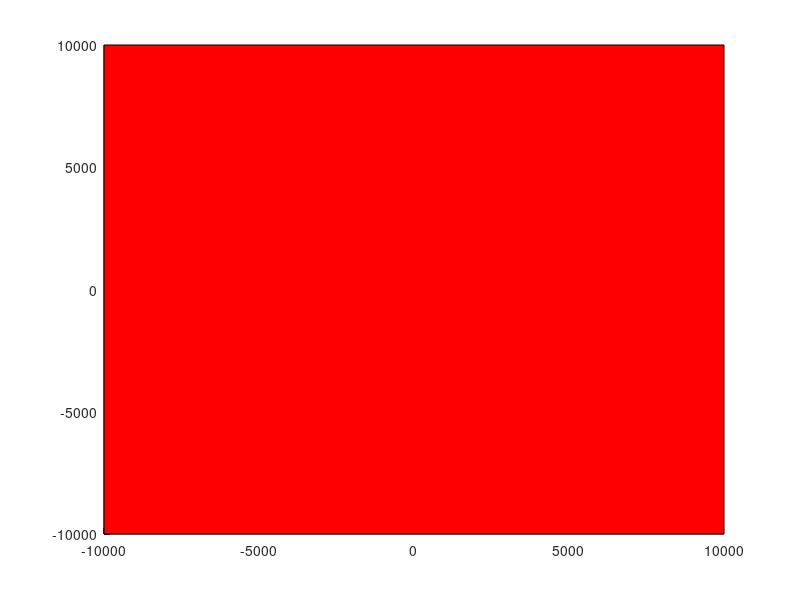

MATLAB code for this plot: (Note: this script raises an error after producing the figure.)
figure(1)
scaleFactorZ = 1e-3;
scaleFactorY = 17e-3;
scaleFactorX = 4e-3;

bodySFZ = 6e-3;
bodySFY = 2e-3;
bodySFX = 2e-3;

bound = 50e-3;
mass = 1;
%make ground plane
groundX = [-10e3, 10e3, 10e3, -10e3];
groundY = [-10e3, -10e3, 10e3, 10e3];
%propeller vertices definiton
x = [0,1,1,0,0,0;1,1,0,0,1,1;1,1,0,0,1,1;0,1,1,0,0,0];
y = [0,0,1,1,0,0;0,1,1,0,0,0;0,1,1,0,1,1;0,0,1,1,1,1];
z = [0,0,0,0,0,1;0,0,0,0,0,1;1,1,1,1,0,1;1,1,1,1,0,1];

%body vertices definiton
bodyX = [0,1,1,0,0,0;1,1,0,0,1,1;1,1,0,0,1,1;0,1,1,0,0,0];
bodyY = [0,0,1,1,0,0;0,1,1,0,0,0;0,1,1,0,1,1;0,0,1,1,1,1];
bodyZ = [0,0,0,0,0,1;0,0,0,0,0,1;1,1,1,1,0,1;1,1,1,1,0,1];

a = 0.5*ones(4,6);
x = x-a;
y = y-a;
z = z-a; 

bodyX = bodyX-a;
bodyY = bodyY-a;
bodyZ = bodyZ-2*a;

z = z.*scaleFactorZ;
y = y.*scaleFactorY;
x = x.*scaleFactorX;

bodyZ = bodyZ.*bodySFZ;
bodyY = bodyY.*bodySFY;
bodyX = bodyX.*bodySFX;

ground = patch(groundX, groundY, 'red');
body = patch(bodyX,bodyY,bodyZ, 'green');
alpha(0.3);
vertexGround = ground.Vertices;
myProp = patch(x,y,z,'blue');
%myProp = patch(V(:,1)./1000,V(:,2)./1000,V(:,3)./1000,'blue');
vertex = myProp.Vertices;
vertexOrig = myProp.Vertices;
vertexBody = body.Vertices;
vertexBodyOrig = body.Vertices; 
grid on;

xlim([-bound,bound]);
ylim([-bound,bound]);
zlim([-20e-3, 3*bound]);





%timestep (s)
dt = 0.1/6;
d = [0,0,0]';
transX = 0;
transY = 0;
transZ = 0;

vertexNew = ones(24,4);
vertexBodyNew = ones(24,4);

[t,states] = ode45(@FlyerDynamics,[0 20], [0;0;0;0.8;0;0]);


tAnim = (0:dt:20)';
thetaAnim = interp1(t, states(:,1),tAnim);
thetaAnim2 = interp1(t, states(:,3),tAnim);
thetaAnim3 = interp1(t, states(:,5),tAnim);

figure(2);
plot(t,states(:,1),'b');
hold on;
plot(t,states(:,2),'r');
legend('theta (rad)', 'omega (rad/s)');

%establish unit vector for prop thrust direction 
%initialized as [0 0 1]
propX = 0;
propY = 0; 
propZ = 1;
propDirec = [propX propY propZ];
%motor torque input plot
%represent as a square wave

%% moment calculation stuff

%force and distance are 3x1 vectors 
% t = fxl 



%% animation test
for i=1:length(tAnim)

    % calculate angles for the orientation of the thrust vector before
    % applying quaternion rotation in the updated axis of rotation 
    % prop always rotates about center 
    % thrust vector along the axis of rotation, normal to the propeller
    % surface 
    
    %use unit vector as the direction for the thrust calculations 
    
    
    
    %use new alpha in quaternion to rotate prop
    %use rotation matrix to set the angle for axis of rotation used for quaternion below
    %angle for rotation is determined by the pitching induced from
    %eccentric thrust 
    axisRotateVec = [(cos(thetaAnim3(i)/2)), sin(thetaAnim3(i)/2)*[0,1,0]];
    axisRotateVec = axisRotateVec./sqrt((axisRotateVec(1))^2+(axisRotateVec(2))^2+(axisRotateVec(3))^2);
    a1 = quaternion(axisRotateVec);

    
    qVec = [(cos(thetaAnim(i)/2)), sin(thetaAnim(i)/2)*[0 0 1]];
    
    %normalize quaternion 
    qVec = qVec./(sqrt(qVec(1)^2+qVec(2)^2+qVec(3)^2+qVec(4)^2));
    q1 = quaternion(qVec);
    %convert quaternion to rotation matrix
    rotm = quat2rotm(q1);
    rotm2 = quat2rotm(a1);
    H = [rotm, d; 0, 0, 0, 1];
    H2 = [rotm2, [0;0;0]; 0,0,0,1];
        for j = 1:24 
            vertexBodyNew(j,:) = H*H2*[vertexBodyOrig(j,:),1]';
            vertexNew(j,:) = H*H2*[vertexOrig(j,:),1]';
        end

    vertex = vertexNew(:,1:3);
    vertexBody = vertexBodyNew(:,1:3);
    d = [0, 0, thetaAnim2(i)]';
    %apply quaternion
    %vertex = rotatepoint(q1, vertexOrig);
    %draw figure
    figure(1)
    view(3)
    myProp.Vertices =  vertex;
    body.Vertices = vertexBody;
   
    %pause length controls timestep
    pause(dt)
    t = t+dt;
    
    
end

%%










